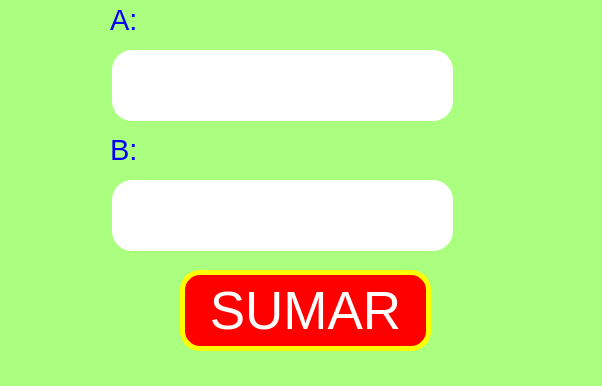
<?xml version="1.0" encoding="UTF-8"?>
<ui version="4.0">
 <class>MainWindow</class>
 <widget class="QMainWindow" name="MainWindow">
  <property name="geometry">
   <rect>
    <x>0</x>
    <y>0</y>
    <width>602</width>
    <height>386</height>
   </rect>
  </property>
  <property name="windowTitle">
   <string>MainWindow</string>
  </property>
  <property name="styleSheet">
   <string notr="true">background-color: rgb(170, 255, 127);</string>
  </property>
  <widget class="QWidget" name="centralwidget">
   <widget class="QPushButton" name="btn_sumar">
    <property name="geometry">
     <rect>
      <x>180</x>
      <y>270</y>
      <width>251</width>
      <height>81</height>
     </rect>
    </property>
    <property name="font">
     <font>
      <pointsize>40</pointsize>
     </font>
    </property>
    <property name="styleSheet">
     <string notr="true">background-color: rgb(255, 0, 0);
color: rgb(255, 255, 255);
border-radius:20px;
border: 5px solid yellow;</string>
    </property>
    <property name="text">
     <string>SUMAR</string>
    </property>
   </widget>
   <widget class="QLineEdit" name="txt_A">
    <property name="geometry">
     <rect>
      <x>112</x>
      <y>50</y>
      <width>341</width>
      <height>71</height>
     </rect>
    </property>
    <property name="font">
     <font>
      <pointsize>20</pointsize>
     </font>
    </property>
    <property name="styleSheet">
     <string notr="true">border-radius:20px;
background-color: rgb(255, 255, 255);</string>
    </property>
    <property name="alignment">
     <set>Qt::AlignCenter</set>
    </property>
   </widget>
   <widget class="QLabel" name="label">
    <property name="geometry">
     <rect>
      <x>110</x>
      <y>0</y>
      <width>131</width>
      <height>41</height>
     </rect>
    </property>
    <property name="styleSheet">
     <string notr="true">color: rgb(0, 0, 255);</string>
    </property>
    <property name="text">
     <string>&lt;html&gt;&lt;head/&gt;&lt;body&gt;&lt;p&gt;&lt;span style=&quot; font-size:22pt;&quot;&gt;A:&lt;/span&gt;&lt;/p&gt;&lt;/body&gt;&lt;/html&gt;</string>
    </property>
   </widget>
   <widget class="QLineEdit" name="txt_B">
    <property name="geometry">
     <rect>
      <x>112</x>
      <y>180</y>
      <width>341</width>
      <height>71</height>
     </rect>
    </property>
    <property name="font">
     <font>
      <pointsize>20</pointsize>
     </font>
    </property>
    <property name="styleSheet">
     <string notr="true">border-radius:20px;
background-color: rgb(255, 255, 255);</string>
    </property>
    <property name="alignment">
     <set>Qt::AlignCenter</set>
    </property>
   </widget>
   <widget class="QLabel" name="label_2">
    <property name="geometry">
     <rect>
      <x>110</x>
      <y>130</y>
      <width>131</width>
      <height>41</height>
     </rect>
    </property>
    <property name="styleSheet">
     <string notr="true">color: rgb(0, 0, 255);</string>
    </property>
    <property name="text">
     <string>&lt;html&gt;&lt;head/&gt;&lt;body&gt;&lt;p&gt;&lt;span style=&quot; font-size:22pt;&quot;&gt;B:&lt;/span&gt;&lt;/p&gt;&lt;/body&gt;&lt;/html&gt;</string>
    </property>
   </widget>
  </widget>
  <widget class="QMenuBar" name="menubar">
   <property name="geometry">
    <rect>
     <x>0</x>
     <y>0</y>
     <width>602</width>
     <height>21</height>
    </rect>
   </property>
  </widget>
  <widget class="QStatusBar" name="statusbar"/>
 </widget>
 <resources/>
 <connections/>
</ui>
